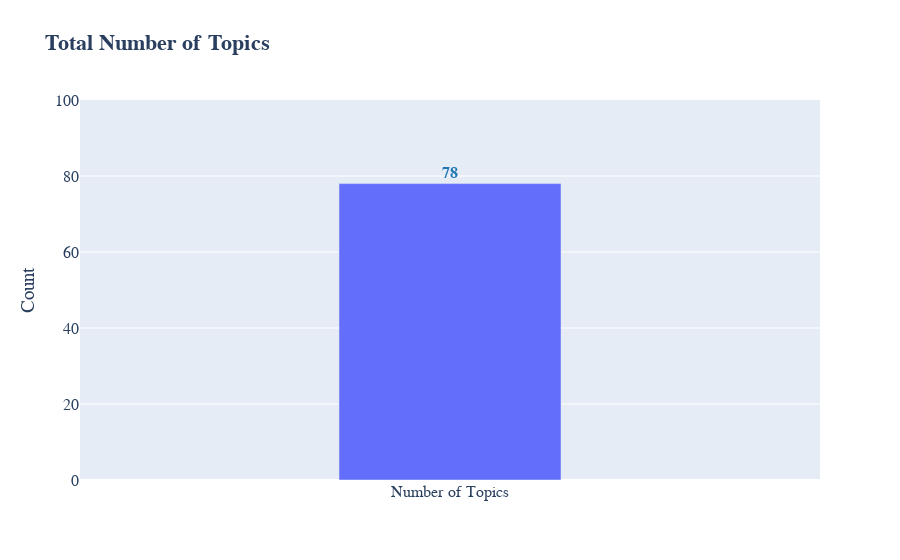

The notebook cell saved with this chart:
### Markdown cell above
### Number of Topics

### Code cell
# Create a Topics DF
topic_list = []
for index in df['topics']:
    for topic_ in index:
        if topic_ not in topic_list:
            topic_list.append(topic_)

tmp_topic_df = pd.DataFrame(data = topic_list, columns = ['topics'])


# Number of Topics
single_subset_bar(df_ = tmp_topic_df, feature_ = 'topics', xaxis_title = 'Number of Topics', yrange = [0, 100])

### Figure 1 — Plotly figure (JSON) as saved in the notebook; plotly's stock layout.template omitted (floating-point values rounded to 4 significant figures)
{"data": [{"text": "<b>78<b>", "textfont": {"color": "#1f77b4", "family": "sans serif", "size": 16}, "textposition": "outside", "type": "bar", "width": [0.3], "x": ["Number of Topics"], "y": [78]}], "layout": {"font": {"family": "Courier New, monospace", "size": 16}, "title": {"text": "<b>Total Number of Topics<b>"}, "uniformtext": {"minsize": 8, "mode": "hide"}, "yaxis": {"range": [0, 100], "title": {"text": "Count"}}}}
